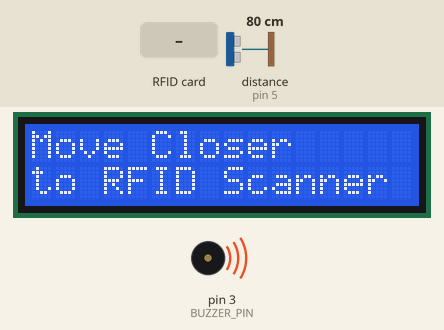
This sketch was run on a simulated Arduino Uno, built with avr-gcc and run on an emulated ATmega328P. On the bench: 16×2 character LCD, buzzer (waves = sounding, pin HIGH). Wiring (inferred from the names in the program): ultrasonic range finder: trigger pin 6; echo pin 5. The inputs (shaded band) are chosen by the test bench; at power-on: distance to the obstacle (sensor on pin 5) 80 cm. The echo pulse lasts 58.3 µs per cm; pins used as bus, display or sensor lines are not drawn; what the sketch prints to the serial monitor is not drawn.

Above: at 2.8 s.
2.9 s: distance to the obstacle (sensor on pin 5) set to 2 cm
At 4.0 s:
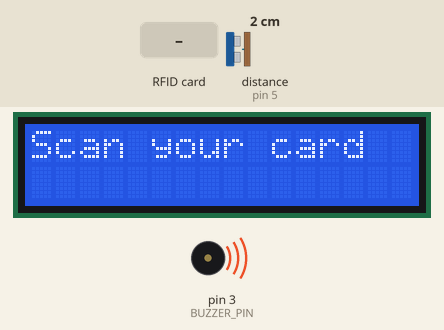
4.7 s: RFID card 5E 7A 19 C4 held to the reader
At 5.3 s:
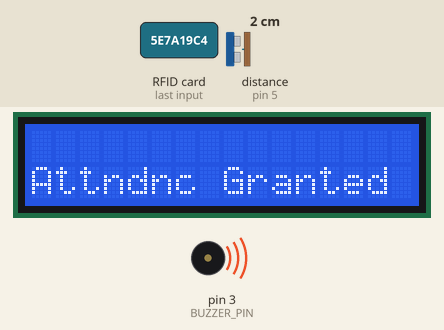
6.4 s: distance to the obstacle (sensor on pin 5) set to 18 cm
At 8.8 s:
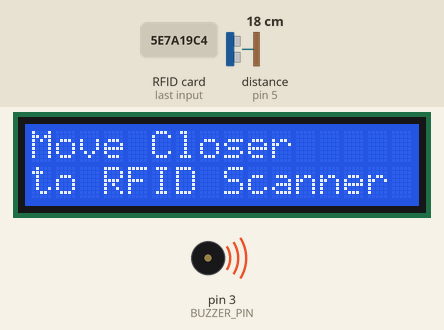
9.5 s: distance to the obstacle (sensor on pin 5) set to 4 cm
At 10.0 s:
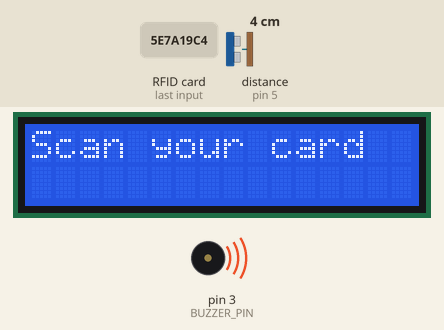
Timing chart, 0 to 12.1 s (numbered marks = the images above; inputs shaded):
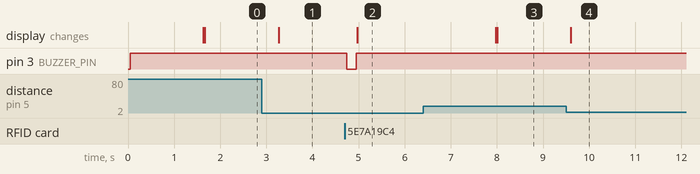

The sketch:

source.ino
```cpp
#include <SPI.h>
#include <MFRC522.h>
#include <Wire.h>
#include <LiquidCrystal_I2C.h>

#define SS_PIN 10
#define RST_PIN 9
#define BUZZER_PIN 3

#define TRIG_PIN 6
#define ECHO_PIN 5

MFRC522 mfrc522(SS_PIN, RST_PIN);  // RFID instance
LiquidCrystal_I2C lcd(0x27, 16, 2); // LCD at I2C address 0x27

void setup() {
  Serial.begin(9600);
  SPI.begin();
  mfrc522.PCD_Init();
  digitalWrite(BUZZER_PIN, HIGH);
  pinMode(BUZZER_PIN, OUTPUT);
  pinMode(TRIG_PIN, OUTPUT);
  pinMode(ECHO_PIN, INPUT);

  lcd.init();
  lcd.backlight();
  lcd.setCursor(0, 0);
  lcd.print("System Ready");
  delay(1500);
  lcd.clear();
}

void loop() {
  long distance = measureDistance();

  if (distance > 10) {
    lcd.setCursor(0, 0);
    lcd.print("Move Closer     ");
    lcd.setCursor(0, 1);
    lcd.print("to RFID Scanner ");
    delay(500);
    return;
  } else {
    lcd.setCursor(0, 0);
    lcd.print("Scan your card  ");
    lcd.setCursor(0, 1);
    lcd.print("                ");
  }

  if (!mfrc522.PICC_IsNewCardPresent() || !mfrc522.PICC_ReadCardSerial()) {
    return;
  }

  buzz(200);

  // Read and display data
  String name = readBlock(4);
  String srn = readBlock(5);

  lcd.clear();
  lcd.setCursor(0, 0);
  lcd.print(name);
  lcd.setCursor(0, 1);
  lcd.print("Attndnc Granted");

  Serial.println(name + "," + srn);  // e.g., "Adithya,01FE22A123"

  mfrc522.PICC_HaltA();
  mfrc522.PCD_StopCrypto1();
  delay(3000); // Show message before resetting LCD
  lcd.clear();
}

long measureDistance() {
  digitalWrite(TRIG_PIN, LOW);
  delayMicroseconds(2);
  digitalWrite(TRIG_PIN, HIGH);
  delayMicroseconds(10);
  digitalWrite(TRIG_PIN, LOW);

  long duration = pulseIn(ECHO_PIN, HIGH);
  long distance = duration * 0.034 / 2;
  return distance;
}

void buzz(int durationMs) {
  digitalWrite(BUZZER_PIN, LOW);
  delay(durationMs);
  digitalWrite(BUZZER_PIN, HIGH);
}


String readBlock(byte blockNum) {
  byte buffer[18];
  byte size = sizeof(buffer);
  MFRC522::StatusCode status;

  MFRC522::MIFARE_Key key;
  for (byte i = 0; i < 6; i++) key.keyByte[i] = 0xFF;

  status = mfrc522.PCD_Authenticate(
    MFRC522::PICC_CMD_MF_AUTH_KEY_A,
    blockNum, &key, &(mfrc522.uid)
  );
  if (status != MFRC522::STATUS_OK) {
    Serial.print("Auth failed for block ");
    Serial.println(blockNum);
    return "";
  }

  status = mfrc522.MIFARE_Read(blockNum, buffer, &size);
  if (status != MFRC522::STATUS_OK) {
    Serial.print("Read failed for block ");
    Serial.println(blockNum);
    return "";
  }

  String result = "";
  for (int i = 0; i < 16; i++) {
    if (buffer[i] == 0) break;
    result += (char)buffer[i];
  }

  return result;
}
```

Measured:
- after the input at 2.9 s, the display: changes after 0.37 s (image 1)
- after the input at 4.7 s, pin 3 (BUZZER_PIN): HIGH → LOW after 0.05 s, → HIGH 0.20 s later; the display: changes after 0.27 s (image 2)
- after the input at 6.4 s, the display: first differs from a run without the input after 1.6 s (image 3)
- after the input at 9.5 s, the display: changes after 0.10 s (image 4)
